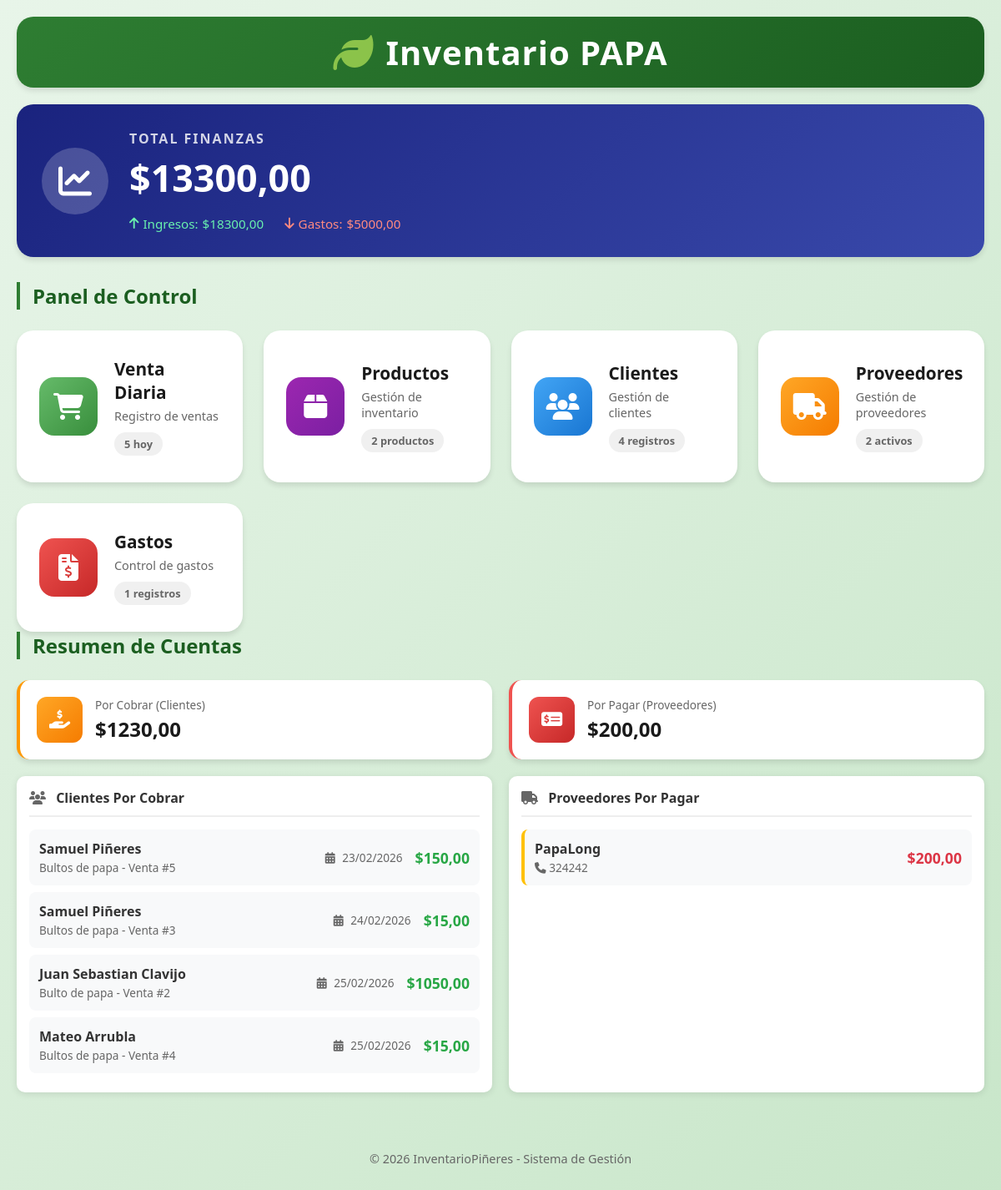
The page / on the database its author committed.
### apps/ventas/models.py (models this page shows, shortened)
class Venta(models.Model):
    TIPO_PAGO_CHOICES = [
        ('completo', 'Pago Completo'),
        ('fiado', 'Pago a Crédito'),
    ]
    ESTADO_PAGO_CHOICES = [
        ('pagado', 'Pagado'),
        ('pendiente', 'Pendiente'),
        ('vencido', 'Vencido'),
    ]
    idVenta = models.AutoField(primary_key=True)
    cliente = models.ForeignKey(
        Clientes,
        on_delete= models.CASCADE,
        related_name="ventas"
    )
    producto = models.ForeignKey(
        Productos,
        on_delete= models.CASCADE
    )
    cantidad = models.IntegerField()
    fecha = models.DateTimeField(auto_now_add=True)
    total = models.DecimalField(max_digits=10, decimal_places=2)
    tipo_pago = models.CharField(
        max_length=10,
        choices=TIPO_PAGO_CHOICES,
        default='completo'
    )
    monto_pagado = models.DecimalField(
        max_digits=10,
        decimal_places=2,
        default=0
    )
    fecha_vencimiento = models.DateField(
        null=True,
        blank=True
    )
    estado_pago = models.CharField(
        max_length=10,
        choices=ESTADO_PAGO_CHOICES,
        default='pagado'
    )
    @property
    def saldo_pendiente(self):
        return self.total - self.monto_pagado

### apps/clientes/models.py (models this page shows, shortened)
class Clientes(models.Model):
    idCliente = models.AutoField(primary_key=True)
    nombre = models.CharField(max_length=50)
    apellido = models.CharField(max_length=50)
    telefono = models.CharField(max_length=22)
    inicial = models.DecimalField(max_digits=10, decimal_places=2, default=0)
    saldo = models.DecimalField(max_digits=10, decimal_places=2, default=0)

### apps/productos/models.py (models this page shows, shortened)
class Productos(models.Model):
    idProducto = models.AutoField(primary_key=True)
    nombre = models.CharField(max_length=255)
    precio = models.DecimalField(max_digits=12, decimal_places=2)
    stock = models.IntegerField()
    proveedor = models.ForeignKey(
        Proveedores,
        on_delete= models.CASCADE,
        related_name="productos"
    )

### apps/proveedores/models.py (models this page shows, shortened)
class Proveedores(models.Model):
    idProveedor = models.AutoField(primary_key=True)
    nombre = models.CharField(max_length=100)
    telefono = models.CharField(max_length=100)
    inicial = models.DecimalField(max_digits=10, decimal_places=2, default=0)
    saldo = models.DecimalField(max_digits=10, decimal_places=2, default=0)

### panelprincipal/views.py (the view)
# urls.py: path('', views.saludo, name='inicio'),
def saludo(request):
    total_ingresos = Venta.objects.aggregate(total=Sum('total'))['total'] or 0
    total_gastos = Gastos.objects.aggregate(total=Sum('monto'))['total'] or 0
    total_finanzas = total_ingresos - total_gastos
    total_por_cobrar = Venta.objects.filter(estado_pago__in=['pendiente', 'vencido']).aggregate(
        total=Sum(F('total') - F('monto_pagado'))
    )['total'] or 0
    total_por_pagar = Proveedores.objects.aggregate(total=Sum('saldo'))['total'] or 0
    ventas_pendientes = Venta.objects.filter(
        estado_pago__in=['pendiente', 'vencido']
    ).select_related('cliente', 'producto').order_by('fecha_vencimiento')
    proveedores_pendientes = Proveedores.objects.filter(saldo__gt=0).order_by('-saldo')
    context = {
        'total_clientes': Clientes.objects.count(),
        'total_proveedores': Proveedores.objects.count(),
        'total_productos': Productos.objects.count(),
        'total_ventas': Venta.objects.count(),
        'total_gastos': Gastos.objects.count(),
        'total_ingresos': total_ingresos,
        'total_gastos_finanzas': total_gastos,  # Renombrado para evitar conflicto
        'total_finanzas': total_finanzas,
        'total_por_cobrar': total_por_cobrar,
        'total_por_pagar': total_por_pagar,
        'ventas_pendientes': ventas_pendientes,
        'proveedores_pendientes': proveedores_pendientes,
    }
    print("Vista ejecutada, total_clientes:", context['total_clientes'])  # Temporal
    return render(request, 'index.html', context)

### panelprincipal/templates/index.html (shortened to what this page needs)
{% load static %}
<!DOCTYPE html>
<html lang="es">
<head>
    <link rel="stylesheet" href="{% static 'css/style.css' %}">
    <link rel="stylesheet" href="{% static 'css/font-awesome.min.css' %}">
</head>
<body>
    <div class="container">
        <header class="header">
            <div class="logo">
                <i class="fas fa-leaf"></i>
                <h1>Inventario PAPA</h1>
            </div>
        </header>
        <section class="finance-panel">
            <div class="finance-card">
                <div class="finance-icon">
                    <i class="fas fa-chart-line"></i>
                </div>
                <div class="finance-info">
                    <h3>Total Finanzas</h3>
                    <p class="finance-amount" id="totalFinanzas">${{ total_finanzas|floatformat:2 }}</p>
                    <div class="finance-details">
                        <span class="income"><i class="fas fa-arrow-up"></i> Ingresos: <span id="totalIngresos">${{ total_ingresos|floatformat:2 }}</span></span>
                        <span class="expense"><i class="fas fa-arrow-down"></i> Gastos: <span id="totalGastos">${{ total_gastos_finanzas|floatformat:2 }}</span></span>
                    </div>
                </div>
            </div>
        </section>
        <section class="main-menu">
            <h2 class="section-title">Panel de Control</h2>
            <div class="menu-grid">
                <a href="{% url 'ventas' %}" class="menu-card ventas">
                    <div class="card-icon">
                        <i class="fas fa-shopping-cart"></i>
                    </div>
                    <div class="card-content">
                        <h3>Venta Diaria</h3>
                        <p>Registro de ventas</p>
                        <span class="card-count" id="countVentas">{{ total_ventas }} hoy</span>
                    </div>
                </a>
                <a href="{% url 'productos' %}" class="menu-card productos">
                    <div class="card-icon">
                        <i class="fa-solid fa-box"></i>
                    </div>
                    <div class="card-content">
                        <h3>Productos</h3>
                        <p>Gestión de inventario</p>
                        <span class="card-count" id="countProductos">{{ total_productos }} productos</span>
                    </div>
                </a>
                <a href="{% url 'cliente_list' %}" class="menu-card clientes">
                    <div class="card-icon">
                        <i class="fas fa-users"></i>
                    </div>
                    <div class="card-content">
                        <h3>Clientes</h3>
                        <p>Gestión de clientes</p>
                        <span class="card-count" id="countClientes">{{ total_clientes }} registros</span>
                    </div>
                </a>
                <a href="{% url 'proveedores' %}" class="menu-card proveedores">
                    <div class="card-icon">
                        <i class="fas fa-truck"></i>
                    </div>
                    <div class="card-content">
                        <h3>Proveedores</h3>
                        <p>Gestión de proveedores</p>
                        <span class="card-count" id="countProveedores">{{ total_proveedores }} activos</span>
                    </div>
                </a>
                <a href="{% url 'gastos' %}" class="menu-card gastos">
                    <div class="card-icon">
                        <i class="fas fa-file-invoice-dollar"></i>
                    </div>
                    <div class="card-content">
                        <h3>Gastos</h3>
                        <p>Control de gastos</p>
                        <span class="card-count" id="countGastos">{{ total_gastos }} registros</span>
                    </div>
                </a>
            </div>
        </section>
        <section class="deudas-panel">
            <h2 class="section-title">Resumen de Cuentas</h2>
            <div class="deudas-grid">
                <div class="deuda-card cobrar">
                    <div class="deuda-icon">
                        <i class="fas fa-hand-holding-usd"></i>
                    </div>
                    <div class="deuda-info">
                        <span class="deuda-label">Por Cobrar (Clientes)</span>
                        <span class="deuda-valor" id="totalPorCobrar">${{ total_por_cobrar|floatformat:2 }}</span>
                    </div>
                </div>
                <div class="deuda-card pagar">
                    <div class="deuda-icon">
                        <i class="fas fa-money-check-alt"></i>
                    </div>
                    <div class="deuda-info">
                        <span class="deuda-label">Por Pagar (Proveedores)</span>
                        <span class="deuda-valor" id="totalPorPagar">${{ total_por_pagar|floatformat:2 }}</span>
                    </div>
                </div>
            </div>
            <div class="deudas-listas">
                <div class="lista-deudas">
                    <h3 class="lista-titulo"><i class="fas fa-users"></i> Clientes Por Cobrar</h3>
                    <div class="lista-items">
                        {% if ventas_pendientes %}
                        {% for venta in ventas_pendientes %}
                        <div class="deuda-item {% if venta.estado_pago == 'vencido' %}vencido{% endif %}">
                            <div class="deuda-item-info">
                                <span class="deuda-item-nombre">{{ venta.cliente.nombre }} {{ venta.cliente.apellido }}</span>
                                <span class="deuda-item-detalle">{{ venta.producto.nombre }} - Venta #{{ venta.idVenta }}</span>
                            </div>
                            <div class="deuda-item-fecha">
                                {% if venta.fecha_vencimiento %}
                                <i class="fas fa-calendar-alt"></i> {{ venta.fecha_vencimiento|date:"d/m/Y" }}
                                {% else %}
                                <span class="sin-fecha">Sin fecha límite</span>
                                {% endif %}
                            </div>
                            <div class="deuda-item-monto">
                                ${{ venta.saldo_pendiente|floatformat:2 }}
                            </div>
                        </div>
                        {% endfor %}
                        {% else %}
                        <p class="lista-vacia">No hay cuentas por cobrar</p>
                        {% endif %}
                    </div>
                </div>
                <div class="lista-deudas">
                    <h3 class="lista-titulo"><i class="fas fa-truck"></i> Proveedores Por Pagar</h3>
                    <div class="lista-items">
                        {% if proveedores_pendientes %}
                        {% for proveedor in proveedores_pendientes %}
                        <div class="deuda-item pagar-item">
                            <div class="deuda-item-info">
                                <span class="deuda-item-nombre">{{ proveedor.nombre }}</span>
                                <span class="deuda-item-detalle"><i class="fas fa-phone"></i> {{ proveedor.telefono }}</span>
                            </div>
                            <div class="deuda-item-monto pagar">
                                ${{ proveedor.saldo|floatformat:2 }}
                            </div>
                        </div>
                        {% endfor %}
                        {% else %}
                        <p class="lista-vacia">No hay cuentas por pagar</p>
                        {% endif %}
                    </div>
                </div>
            </div>
        </section>
        <footer class="footer">
            <p>&copy; 2026 InventarioPiñeres - Sistema de Gestión</p>
        </footer>
    </div>
</body>
</html>

### panelprincipal/templates/index.html (style rules this page uses)
.deudas-listas { display: grid; grid-template-columns: repeat(auto-fit, minmax(300px, 1fr)); gap: 20px; margin-top: 20px; }
.lista-deudas { background: white; border-radius: 10px; padding: 15px; box-shadow: 0 2px 8px rgba(0,0,0,0.1); }
.lista-titulo { font-size: 1rem; color: #333; margin-bottom: 15px; padding-bottom: 10px; border-bottom: 2px solid #eee; }
.lista-titulo i { margin-right: 8px; color: #666; }
.lista-items { max-height: 300px; overflow-y: auto; }
.deuda-item { display: flex; justify-content: space-between; align-items: center; padding: 12px; border-radius: 8px; margin-bottom: 8px; background: #f8f9fa; transition: background 0.3s; }
.deuda-item-info { flex: 1; }
.deuda-item-nombre { display: block; font-weight: 600; color: #333; }
.deuda-item-detalle { display: block; font-size: 0.85rem; color: #666; margin-top: 2px; }
.deuda-item-fecha { text-align: center; font-size: 0.85rem; color: #666; padding: 0 15px; }
.deuda-item-fecha i { margin-right: 5px; }
.deuda-item-monto { font-weight: bold; font-size: 1.1rem; color: #28a745; }
.deuda-item-monto.pagar { color: #dc3545; }
.pagar-item { border-left: 4px solid #ffc107; }

### rows shown on the page
Venta: cliente.nombre "Samuel", cliente.apellido "Piñeres", producto.nombre "Bultos de papa", idVenta "5", fecha_vencimiento "23/02/2026", saldo_pendiente "150,00"
Venta: cliente.nombre "Samuel", cliente.apellido "Piñeres", producto.nombre "Bultos de papa", idVenta "3", fecha_vencimiento "24/02/2026", saldo_pendiente "15,00"
Venta: cliente.nombre "Juan Sebastian", cliente.apellido "Clavijo", producto.nombre "Bulto de papa", idVenta "2", fecha_vencimiento "25/02/2026", saldo_pendiente "1050,00"
Venta: cliente.nombre "Mateo", cliente.apellido "Arrubla", producto.nombre "Bultos de papa", idVenta "4", fecha_vencimiento "25/02/2026", saldo_pendiente "15,00"
Proveedores: nombre "PapaLong", telefono "324242", saldo "200,00"

### other values the page prints
{{ total_finanzas|floatformat:2 }} "13300,00"
{{ total_ingresos|floatformat:2 }} "18300,00"
{{ total_gastos_finanzas|floatformat:2 }} "5000,00"
{{ total_ventas }} "5"
{{ total_productos }} "2"
{{ total_clientes }} "4"
{{ total_proveedores }} "2"
{{ total_gastos }} "1"
{{ total_por_cobrar|floatformat:2 }} "1230,00"
{{ total_por_pagar|floatformat:2 }} "200,00"
